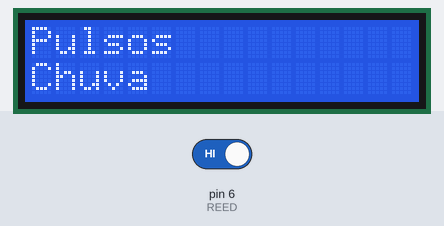
Recording of a sketch running on a simulated Arduino Uno, built with avr-gcc and run on an emulated ATmega328P. On the bench: 16×2 character LCD. The test bench sets the inputs (shaded band); at power-on: pin 6 (REED) HIGH. What the sketch prints to the serial monitor is not drawn.

Above: at 1.2 s.
1.3 s: pin 6 (REED) driven LOW
At 2.7 s:
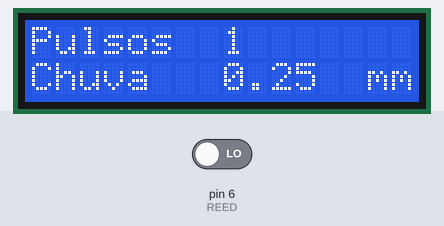
Timing chart, 0 to 4.3 s (numbered marks = the images above; inputs shaded):
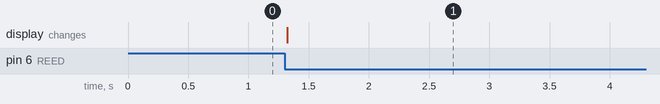

Measured:
- after the input at 1.3 s, the display: changes at once (image 1)

The sketch:

PluvioLCD4.ino
```cpp
#include <LiquidCrystal.h> //Inclui a biblioteca do LCD

LiquidCrystal lcd(12, 11, 5, 4, 3, 2); //Configura os pinos do Arduino para se comunicar com o LCD

// Constantes:
  const int REED = 6;              //The reed switch outputs to digital pin 9

  // Variáveis:
int val = 0;                    //Current value of reed switch

int old_val = 0;                //Old value of reed switch

int REEDCOUNT = 0;              //This is the variable that hold the count of switching

 // as variaveis a seguir sao do tipo long pois o tempo, medido em milissegundos,
 // rapidamente se tornara em um numero grande demais para ser armazenado em uma int.


 void setup() {
   // initializa o pino do switch como entrada
   pinMode (REED, INPUT_PULLUP); //This activates the internal pull up resistor

   // initializa a comunicaçao serial:
   Serial.begin(9600);
   digitalWrite(2,HIGH);
lcd.begin(16, 2); //Inicia o LCD com dimensões 16x2(Colunas x Linhas)
lcd.setCursor(0, 0); //Posiciona o cursor na primeira coluna(0) e na primeira linha(0) do LCD
lcd.print("Pulsos "); //Escreve no LCD "Olá Garagista!"
lcd.setCursor(0, 1); //Posiciona o cursor na primeira coluna(0) e na segunda linha(1) do LCD
lcd.print("Chuva "); //Escreve no LCD "LabdeGaragem"
 }

 void loop() {
   // ler o estado do switch pelo pino de entrada:
  val = digitalRead(REED);      //Read the status of the Reed swtich


 if ((val == LOW) && (old_val == HIGH)){    //Check to see if the status has changed

   delay(10);                   // Delay put in to deal with any "bouncing" in the switch.

   REEDCOUNT = REEDCOUNT + 1;   //Add 1 to the count of bucket tips

   old_val = val;              //Make the old value equal to the current value
       Serial.print("Medida de chuva (contagem): ");
       Serial.print(REEDCOUNT);//*0.2794);
       Serial.println(" pulso");
       Serial.print("Medida de chuva (calculado): ");
       Serial.print(REEDCOUNT*0.25);
       Serial.println(" mm");
       lcd.setCursor(8, 0); //Posiciona o cursor na décima quarta coluna(13) e na segunda linha(1) do LCD
       lcd.print(REEDCOUNT); //Escreve o valor atual da variável de contagem no LCD
       lcd.setCursor(8, 1); //Posiciona o cursor na décima quarta coluna(13) e na segunda linha(1) do LCD
       lcd.print(REEDCOUNT*0.25); //Escreve o valor atual da variável de contagem no LCD
       lcd.setCursor(14, 1); //Posiciona o cursor na primeira coluna(0) e na segunda linha(1) do LCD
       lcd.print("mm"); //Escreve no LCD "LabdeGaragem"
       }

     else {

   old_val = val;              //If the status hasn't changed then do nothing

 }

}
```
